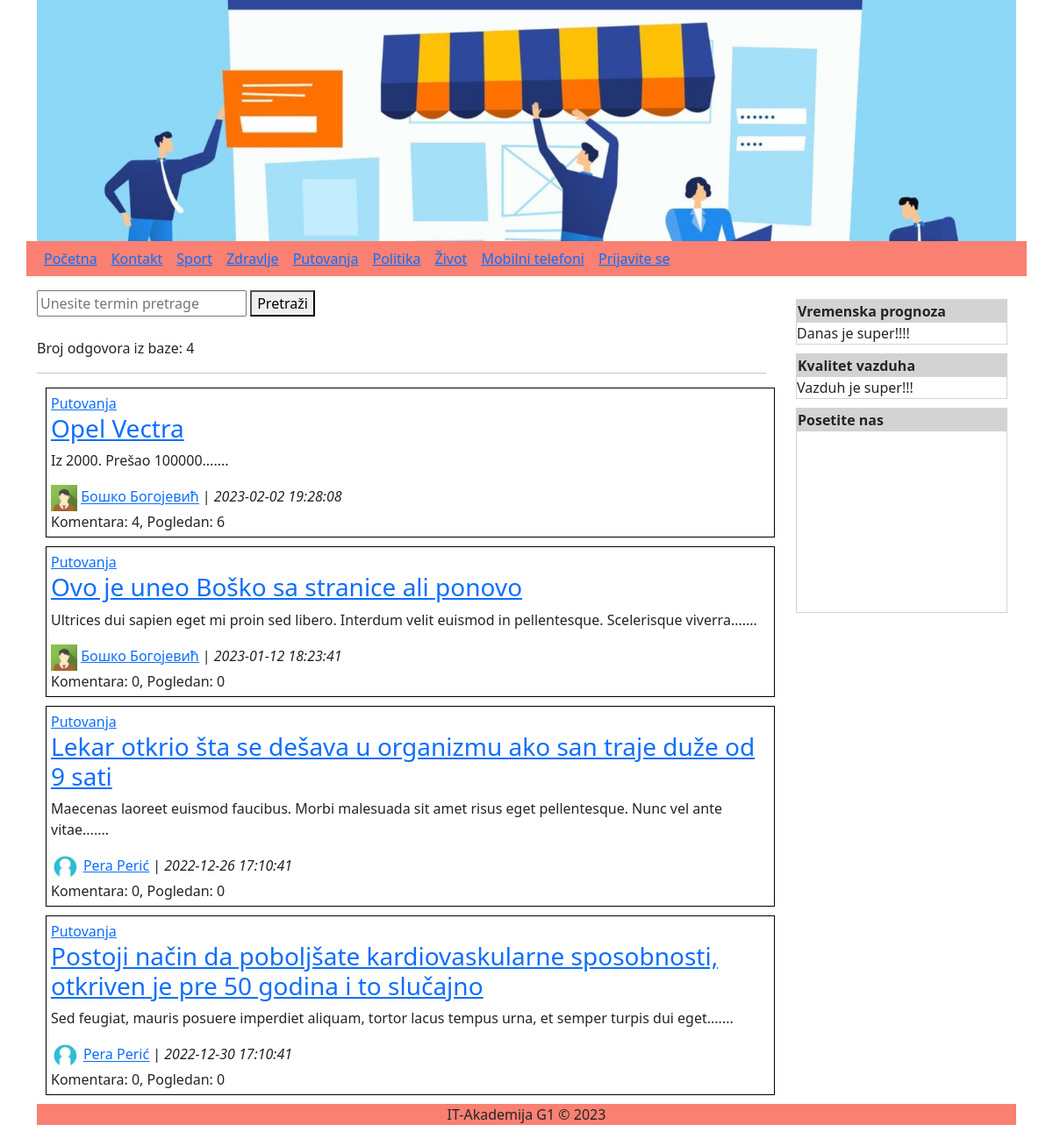
Page /index.php?kategorija=3 on the committed database.
### tables this page shows
CREATE TABLE IF NOT EXISTS `kategorije` (
  `id` int(2) UNSIGNED NOT NULL AUTO_INCREMENT,
  `naziv` varchar(20) NOT NULL,
  PRIMARY KEY (`id`)
);

CREATE TABLE IF NOT EXISTS `proizvodi` (
  `id` int(10) UNSIGNED NOT NULL AUTO_INCREMENT,
  `naslov` varchar(200) NOT NULL,
  `tekst` text NOT NULL,
  `kategorija` int(3) NOT NULL,
  `autor` int(3) NOT NULL,
  `vremeK` timestamp NOT NULL DEFAULT CURRENT_TIMESTAMP,
  `vremeI` timestamp NULL DEFAULT NULL ON UPDATE CURRENT_TIMESTAMP,
  `obrisan` int(11) NOT NULL DEFAULT '0',
  `cena` int(5) DEFAULT NULL,
  `pogledan` int(5) NOT NULL DEFAULT '0',
  PRIMARY KEY (`id`)
);

### klase/classBaza.php (called while the page is built, shortened)
<?php
class Baza{
    private $db;
    public function connect(){
        $this->db=@mysqli_connect("localhost", "root", "", "g1");
        return $this->db;
    }
    public function query($upit){
        return mysqli_query($this->db, $upit);
    }
    public function fetch_assoc($rez){
        return mysqli_fetch_assoc($rez);
    }
    public function fetch_object($rez){
        return mysqli_fetch_object($rez);
    }
    public function num_rows($rez){
        return mysqli_num_rows($rez);
    }
}
?>

### funkcije.php (called while the page is built, shortened)
<?php
function login(){
    return false;
}
?>

### index.php (the view, shortened to what this page needs)
<?php
$db=new Baza();
?>
<!DOCTYPE html>
<html lang="en">
<head>
    <link href="css/style.css" rel="stylesheet">
    <link href="https://cdn.jsdelivr.net/npm/bootstrap@5.0.2/dist/css/bootstrap.min.css" rel="stylesheet">
</head>
<body>
    <div class="container">
        <?php require_once("_header.php");?>
        <?php require_once("_gornjimeni.php");?>
        <div class="row">
            <div class="col-9">
            <form action="index.php" method="post">
                <input type="text" name="termin" placeholder="Unesite termin pretrage">
                <button>Pretraži</button>
            </form>
            <br>
            <?php
            $upit="SELECT * FROM pogledproizvodi WHERE obrisan=0 ORDER BY id DESC";
            if(isset($_GET['kategorija']))$upit="SELECT * FROM pogledproizvodi WHERE obrisan=0 AND kategorija='{$_GET['kategorija']}' ORDER BY id DESC";
            $rez=$db->query($upit);
            echo "Broj odgovora iz baze: ".$db->num_rows($rez)."<hr>";
            while($red=$db->fetch_assoc($rez)){
                echo "<div class='vest'>";
                echo "<div><a href='index.php?kategorija={$red['kategorija']}'>{$red['naziv']}</a></div>";
                echo "<div><h3><a href='proizvod.php?id={$red['id']}'>{$red['naslov']}</a></h3></div>";
                $tmp=explode(" ", $red['tekst']);
                $niz=array_slice($tmp, 0, 15);
                echo "<p>".nl2br(implode(" ", $niz)).".......</p>";
                $slika=(file_exists("avatars/".$red['autor'].".jpg"))?$red['autor'].".jpg":"_noavatar.jpg";
                echo "<div><img src='avatars/{$slika}' height='30px'> <u><a href='index.php?autor={$red['autor']}'>{$red['ime']} {$red['prezime']}</a></u> | <i>{$red['vremeK']}</i></div>";
                $upit="SELECT count(id) AS broj FROM komentari WHERE idProizvoda={$red['id']} AND odobren=1";
                $pomrez=$db->query($upit);
                $pomred=$db->fetch_object($pomrez);
                echo "Komentara: {$pomred->broj}, Pogledan: {$red['pogledan']}";
                echo "</div>";
            }
            ?>
            </div>
            <?php require_once("_desnimeni.php");?>
        </div>
        <?php require_once("_footer.php");?>
    </div>
</body>
</html>

### _gornjimeni.php
<div class="row mb-3">
    <div class="col-12" style="background-color: salmon">
        <?php
        echo "<div class='link'><a href='index.php'>Početna</a></div>";
        echo "<div class='link'><a href='kontakt.php'>Kontakt</a></div>";
        $upit="SELECT * FROM kategorije";
        $rez=$db->query($upit);
        while($red=$db->fetch_assoc($rez))
            echo "<div class='link'><a href='index.php?kategorija={$red['id']}'>{$red['naziv']}</a></div>";
        if(login()){
            echo "<div class='link'><a href='odjava.php'>{$_SESSION['podaci']}</a></div>";
        }else
            echo "<div class='link'><a href='prijava.php'>Prijavite se</a></div>";
        ?>
    </div>
</div>

### css/style.css (style rules this page uses)
.vest { border:1px solid black; width: 100%; margin:10px; padding:5px; }
.link { display: inline-block; padding:5px; margin:3px; }

### rows in the picture
kategorije: naziv "Sport"
kategorije: naziv "Zdravlje"
kategorije: naziv "Putovanja"
kategorije: naziv "Politika"
kategorije: naziv "Život"
kategorije: naziv "Mobilni telefoni"
proizvodi: naziv "Putovanja", naslov "Opel Vectra", tekst "Iz 2000. Prešao 100000", ime "Бошко", prezime "Богојевић", vremeK "2023-02-02 19:28:08", broj "4", pogledan "6"
proizvodi: naziv "Putovanja", naslov "Ovo je uneo Boško sa stranice ali ponovo", niz "Ultrices dui sapien eget mi proin sed libero. Interdum velit euismod in pellentesque. Scelerisque viverra", ime "Бошко", prezime "Богојевић", vremeK "2023-01-12 18:23:41", broj "0", pogledan "0"
proizvodi: naziv "Putovanja", naslov "Lekar otkrio šta se dešava u organizmu ako san traje duže od 9 sati", niz "Maecenas laoreet euismod faucibus. Morbi malesuada sit amet risus eget pellentesque. Nunc vel ante vitae", ime "Pera", prezime "Perić", vremeK "2022-12-26 17:10:41", broj "0", pogledan "0"
proizvodi: naziv "Putovanja", naslov "Postoji način da poboljšate kardiovaskularne sposobnosti, otkriven je pre 50 godina i to slučajno", niz "Sed feugiat, mauris posuere imperdiet aliquam, tortor lacus tempus urna, et semper turpis dui eget", ime "Pera", prezime "Perić", vremeK "2022-12-30 17:10:41", broj "0", pogledan "0"

### other values in the picture
$db->num_rows($rez) "4"
